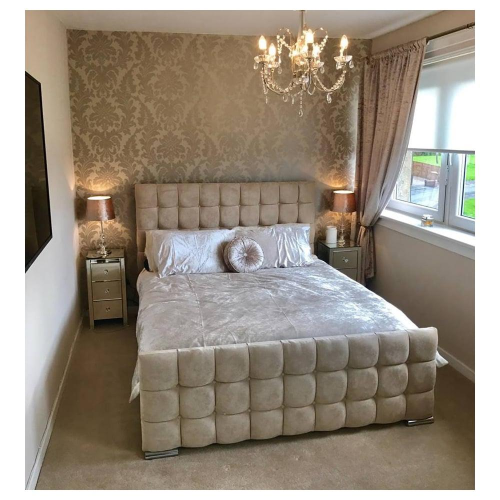
#> input picture images/bedroom-with-border.jpg, 1000 x 1000 px (shown at 1/2 size)
$ python image_crop.py
#> lines starting #> are read from the running program, lines starting #| are printed output that depends on the picture
### pyimgy/image_crop.py
import PIL.Image

from pyimgy.core import *

__all__ = ['ImageCropper', 'crop_image', 'crop_image_from_file']


class ImageCropper:
    """
    Component to automatically remove border frames of the same color from an image.
    """

    def __init__(self, img: Union[np.ndarray, PILImage], quantize_colors: Optional[int] = 256, tolerance: float = None):
        """
        Creates the cropper for a given image.

        :param img: image to crop
        :param quantize_colors: if not None, the number of colors to reduce the palette to; it helps to remove noise (int)
        :param tolerance: how far apart two channels/colors can be to be considered the same (float)
        """
        self.original_img = img
        self.tolerance = tolerance or ((quantize_colors or 256) // 16)

        if quantize_colors:
            pil_img = convert_image(img, to_type=PILImage)
            img = pil_img.convert('P', palette=PIL.Image.ADAPTIVE, colors=quantize_colors)

        self.img = convert_image(img, to_type=np.ndarray, shape='WHC')
        self.img_t = self.img.transpose((1, 0, 2))

    def get_unique_value(self, arr: np.ndarray):
        a_min, a_max = arr.min(), arr.max()
        if a_min == a_max:
            return a_min
        elif a_max - a_min <= self.tolerance:
            return np.median(arr)
        else:
            return None

    def get_unique_color(self, arr: np.ndarray):
        if arr.ndim <= 2 or arr.shape[2] == 1:
            return self.get_unique_value(arr)
        else:
            num_channels = arr.shape[2]
            color = np.zeros(num_channels)
            for c in range(num_channels):
                channel = self.get_unique_value(arr[:, :, c])
                if channel is None: return None
                color[c] = channel
            return color

    def are_colors_equal(self, c1, c2) -> bool:
        if c1 is None or c2 is None:
            return False
        elif self.tolerance == 0:
            return np.all(c1 == c2)
        else:
            return np.sum((c1 - c2) ** 2) <= self.tolerance ** 2

    def get_crop_position(self, previous_ref_color=None, vertical: bool = False, from_end: bool = False, until_pos: int = None):
        img = self.img_t if vertical else self.img
        pos = img.shape[0] - 1 if from_end else 0
        until_pos = until_pos or (img.shape[0] - 1 - pos)
        step = -1 if from_end else 1

        # get color of first line -- this will be the reference
        ref_color = self.get_unique_color(img[None, pos, :])  # the None is needed for keeping the dims

        if ref_color is None or not (previous_ref_color is None or self.are_colors_equal(ref_color, previous_ref_color)):
            return pos + (1 if from_end else 0), None

        while pos != until_pos and self.are_colors_equal(ref_color, self.get_unique_color(img[None, pos + step, :])):
            pos += step

        return pos + (0 if from_end else 1), ref_color

    def get_cropping_box(self):
        top, ref_color = self.get_crop_position()
        left, ref_color = self.get_crop_position(ref_color, vertical=True)
        bottom, ref_color = self.get_crop_position(ref_color, from_end=True, until_pos=top)
        right, _ = self.get_crop_position(ref_color, vertical=True, from_end=True, until_pos=left)

        if top >= bottom:
            top, bottom = 0, self.img.shape[0]
        if left >= right:
            left, right = 0, self.img.shape[1]

        return top, left, bottom, right

    # [9 lines left out: function get_cropped_image, not called in this run]

    def has_crop(self) -> bool:
        return self.get_cropping_box() != (0, 0,) + self.img.shape[:2]

    @auto_plot()
    def show(self, ax=None):
        box = self.get_cropping_box()
        ax.imshow(self.original_img)
        ax.axhline(box[0])
        ax.axvline(box[1])
        ax.axhline(box[2])
        ax.axvline(box[3])
        ax.axis('off')
        ax.set_title(f'Image {self.img.shape}; box {box}; cropped {(box[2] - box[0], box[3] - box[1])}')


def crop_image(*args, **kwargs):
    return ImageCropper(*args, **kwargs).get_cropped_image()


# [4 lines left out: function crop_image_from_file, not called in this run]

### pyimgy/core.py
from functools import wraps
from typing import Union, Tuple, Any, Optional

import PIL.Image
import numpy as np
from PIL.Image import Image as PILImage


def replace_at_index(tup: tuple, idx: int, value) -> tuple:
    assert 0 <= idx < len(tup)
    return tup[:idx] + (value,) + tup[idx + 1:]


def remove_at_index(tup: tuple, idx: int) -> tuple:
    assert 0 <= idx < len(tup)
    return tup[:idx] + tup[idx + 1:]


def get_item_for_type_of(obj, type_map, default=(None, None)):
    return next((t for t in type_map.items() if isinstance(obj, t[0])), default)


# [8 lines left out: function make_nested_map, not called in this run]


def get_sub_map(mapping, key, key_idx):
    return {remove_at_index(keys, key_idx): value for keys, value in mapping.items() if keys[key_idx] == key}


# CONVERSION UTILS


class _DummyPatchContext:
    def __enter__(self):
        pass

    def __exit__(self, exc_type, exc_val, exc_tb):
        pass


class ImageConverter:
    VALID_DIMENSIONS = (2, 3, 4)
    VALID_CHANNELS = (1, 3, 4)
    SHAPE_PARAMS_MAP = {
        'WH': (2, 1, False),
        '3WH': (3, 3, False),
        '1WH': (3, 1, False),
        'WH3': (3, 3, True),
        'WH1': (3, 1, True),
        'WHC': (3, None, True),
        'CWH': (3, None, False),
        '13WH': (4, 3, False),
        '1WH3': (4, 3, True),
        '11WH': (4, 1, False),
        '1CWH': (4, None, False)
    }
    SHAPE_PARAMS_INVERSE_MAP = {v: k for k, v in SHAPE_PARAMS_MAP.items()}

    def __init__(self, type_converter_map, norm_map, fallback_type_map, context_class=_DummyPatchContext):
        self.type_converter_map = type_converter_map  # (from_type, to_type) -> type conversion func
        self.norm_map = norm_map  # (norm) -> (type) -> normalizer func
        self.fallback_type_map = fallback_type_map
        self.context_class = context_class

        self._converter_cache = {}

    def _get_type_converter(self, from_, to_type):
        if from_ is None or to_type is None:
            return None
        from_is_type = type(from_) == type
        from_type = from_ if from_is_type else type(from_)
        converter_func = self.type_converter_map.get((from_type, to_type))
        if converter_func is None:
            converter_func = self._converter_cache.get((from_type, to_type))
        if converter_func is None and not from_is_type:
            converter_func = next((conv for (ft, tt), conv in self.type_converter_map.items() if tt == to_type and isinstance(from_, ft)), None)
            if converter_func is not None:
                self._converter_cache[(from_type, to_type)] = converter_func
        return converter_func

    def _get_fallback_type_of_obj(self, obj):
        return get_item_for_type_of(obj, self.fallback_type_map)[1]

    def _convert_type(self, img, to_type, chained=False):
        if isinstance(img, to_type):
            return img

        from_type = type(img)
        converter_func = self._get_type_converter(img, to_type)

        if converter_func is not None:
            return converter_func(img)
        elif chained:
            from_fb_type = self.fallback_type_map.get(from_type)
            to_fb_type = self.fallback_type_map.get(to_type)
            if self._get_type_converter(from_fb_type, to_type) is not None:
                return self._convert_type_chained(img, (from_fb_type, to_type))
            elif self._get_type_converter(from_type, to_fb_type) is not None:
                return self._convert_type_chained(img, (to_fb_type, to_type))
            elif self._get_type_converter(from_fb_type, to_fb_type) is not None:
                return self._convert_type_chained(img, (from_fb_type, to_fb_type, to_type))
        else:
            raise Exception(f'Not possible to convert from {from_type} to {to_type}!!!')

    # [7 lines left out: function _convert_type_chained, not called in this run]

    def _get_array_shape(self, arr) -> Tuple[str, int, bool]:
        assert arr.ndim in (2, 3) or arr.ndim == 4 and arr.shape[0] == 1, f'Invalid shape: {arr.shape}'
        if arr.ndim == 2:
            num_ch = 1
            trailing_ch = False
        else:
            leading_ch = arr.shape[-3] in self.VALID_CHANNELS
            trailing_ch = arr.shape[-1] in self.VALID_CHANNELS
            assert leading_ch ^ trailing_ch, f'Not possible to infer channel from shape: {arr.shape}'
            num_ch = arr.shape[-1 if trailing_ch else -3]
        shape_args = (arr.ndim, num_ch if num_ch in (1, 3) else None, trailing_ch)
        return self.SHAPE_PARAMS_INVERSE_MAP.get(shape_args), num_ch, trailing_ch

    def get_array_shape(self, arr) -> str:
        return self._get_array_shape(arr)[0]

    def _format_array_shape(self, arr, out_ndim: int = 3, out_num_ch: int = None, out_trailing_ch: bool = False):
        assert out_ndim in self.VALID_DIMENSIONS, f'Invalid target dimensions: {out_ndim}'
        assert out_num_ch is None or out_num_ch in self.VALID_CHANNELS, f'Invalid target channel: {out_num_ch}'

        old_shape = arr.shape
        _, num_ch, trailing_ch = self._get_array_shape(arr)

        if arr.ndim == 4:
            arr = arr.squeeze(0)
        elif arr.ndim == 2:
            arr = arr[None]  # unsqueeze(0)

        # at this point, ndim can be only 3
        ch_dim = 2 if trailing_ch else 0

        if out_ndim == 2:
            assert num_ch == 1, f'Not possible to make 2-D with {num_ch} channels, for shape {old_shape}'
            return arr.squeeze(ch_dim)

        # now make sure that the channels are correct
        if out_num_ch is not None:
            if num_ch == 1 and out_num_ch > 1:
                arr = arr.repeat(out_num_ch, ch_dim)
            else:
                assert num_ch == out_num_ch, f'Not possible to change channels from {num_ch} to {out_num_ch} for shape {old_shape}'

        # transpose if needed
        if ch_dim == 0 and out_trailing_ch:
            arr = arr.transpose((1, 2, 0))
        if ch_dim == 2 and not out_trailing_ch:
            arr = arr.transpose((2, 0, 1))

        return arr[None] if out_ndim == 4 else arr

    def _convert_shape(self, img, shape: str) -> np.ndarray:
        shaper_args = self.SHAPE_PARAMS_MAP.get(shape)
        assert shaper_args is not None, f'Unrecognized shape: {shape}'
        shaper_type = self._get_fallback_type_of_obj(img)
        if shaper_type is not None:
            img = self._convert_type(img, to_type=shaper_type)
        return self._format_array_shape(img, *shaper_args)

    # [10 lines left out: function _convert_norm, not called in this run]

    def convert_image(self, img, to_type=None, shape=None, norm=None):
        with self.context_class():
            original_type = type(img)
            if shape:
                img = self._convert_shape(img, shape)
            if norm:
                img = self._convert_norm(img, norm)
            return self._convert_type(img, to_type=to_type or original_type, chained=True)


def normalize_numpy_to_ints(arr: np.ndarray) -> np.ndarray:
    is_norm1 = arr.dtype in (np.float32, np.float64) and arr.max() <= 1
    return (arr * 255 if is_norm1 else arr).astype(np.uint8)


def normalize_numpy_to_floats(arr: np.ndarray) -> np.ndarray:
    arr = arr.astype(np.float32)
    return arr / 255 if arr.max() > 1 else arr


DEFAULT_CONVERTER = ImageConverter(
    type_converter_map={
        (np.ndarray, PILImage): PIL.Image.fromarray,
        (PILImage, np.ndarray): np.array
    },
    norm_map={
        ('int_255', np.ndarray): normalize_numpy_to_ints,
        ('float_1', np.ndarray): normalize_numpy_to_floats
    },
    fallback_type_map={
        PILImage: np.ndarray
    }
)


def convert_image(img: Any, to_type: Optional[type] = None, shape: Optional[str] = None, norm: Optional[str] = None) -> Any:
    """
    This function allows to convert a given image data (which could correspond to one image or a batch), from various Python types, shapes and value
    normalization. Basic usage:

    ```
    from pyimgy.core import *
    img = PIL.Image.open('images/bedroom-with-border.jpg')
    converted_img = convert_image(img, to_type=np.ndarray, shape='3WH', norm='int_255')
    ```

    The arguments `to_type`, `shape` and `norm` are all optional, but at least one must be given.

    :param img:
    :param to_type: indicates the Python type to which to convert the image (i.e. the type of the output). Possible values so far (from and to):
                    <br/> - `numpy.ndarray`
                    <br/> - `PIL.Image.Image` (the Image class from Pillow)
                    <br/> - `torch.Tensor` (optional, if PyTorch is installed)
                    <br/> - `fast.vision.Image` (optional, if fast.ai is installed)
    :param shape: is used to re-shape the image data to one of the standard representations, given by a key. The number of character in the key tells
                  how many dimensions the output shape should have, and the characters themselves determine what each dimension is.
                  <br/> - 2 dim: `WH` (width, height)
                  <br/> - 3 dim: `1WH, 3WH, CWH, WH1, WH3, WHC` (the channel can have size 1 or 3, or `C` as a wildcard, can be leading or trailing)
                  <br/> - 4 dim: `13WH, 11WH, 1CWH, 1WH3` (the first dimension is always the batch size)
    :param norm: to specify a normalization for the data itself
                 <br/> - `int_255`: integer, scaled so the max value is 255
                 <br/> - `float_1`: float, scaled so the max value is 1.0
    :return:
    """
    return DEFAULT_CONVERTER.convert_image(img, to_type, shape, norm)


def get_array_shape(img) -> str:
    return DEFAULT_CONVERTER.get_array_shape(img)


def convert_to_standard_pil(img):
    return img if isinstance(img, PILImage) else convert_image(img, to_type=PILImage, shape='WHC', norm='int_255')


def convert_for_plot(img):
    return img if isinstance(img, PILImage) else convert_image(img, to_type=np.ndarray, shape='WH3')


def converting(to: type = None, shape: str = None, norm: str = None, argument: Union[int, str] = 0, return_pos: int = 0, preserve_type: bool = False,
               preserve_shape: bool = False):
    """
    A neat decorator to simplify common conversions in functions.

    :param to: The type to which the indicated argument should be converted BEFORE calling the function.
    :param shape:
    :param norm:
    :param argument: The position of the argument to convert. If it's an integer, it is taken from the positional args; if it's a string from the
                     named kwargs.
    :param return_pos: If preserve_type=True, the position of the corresponding output that has to be converted back.
    :param preserve_type: if True, the type of the output is preserved, i.e. it is converted back to the original type of the input, if needed.
    :param preserve_shape: if True, the shape of the output is preserved from the input; if it's a recognized shape.
    :return:
    """

    def convert_decorator(func):
        @wraps(func)
        def decorated(*args, **kwargs):
            input = args[argument] if isinstance(argument, int) else kwargs[argument]
            output_type = type(input) if preserve_type else None
            output_shape = DEFAULT_CONVERTER.get_array_shape(input) if preserve_shape else None
            input_converted = DEFAULT_CONVERTER.convert_image(input, to_type=to, shape=shape, norm=norm)

            if isinstance(argument, int):
                # args is a tuple, so we cannot modify it directly
                args = replace_at_index(args, argument, input_converted)
            else:
                kwargs[argument] = input_converted

            outputs = func(*args, **kwargs)

            if not (preserve_type or preserve_shape):
                return outputs
            elif isinstance(outputs, tuple):
                return replace_at_index(outputs, return_pos, convert_image(outputs[return_pos], to_type=output_type, shape=output_shape))
            else:
                return convert_image(outputs, to_type=output_type, shape=output_shape)

        return decorated

    return convert_decorator


# PLOTTING UTILS

def auto_plot(name: str = 'ax', **plot_kwargs):
    assert name in ('ax', 'fig'), f'Invalid name: {name}'

    def auto_axes_decorator(func):
        @wraps(func)
        def decorated(*args, **kwargs):
            _plt = None
            if kwargs.get(name) is None:
                import matplotlib.pyplot as _plt
                if name == 'ax':
                    if len(plot_kwargs) == 0:
                        kwargs[name] = _plt.axes()
                    else:
                        _, ax = _plt.subplots(**plot_kwargs)
                        kwargs[name] = ax
                elif name == 'fig':
                    kwargs[name] = _plt.figure(**plot_kwargs)

            out = func(*args, **kwargs)

            if _plt:
                _plt.show()
            return out

        return decorated

    return auto_axes_decorator


# [19 lines left out: functions show_image, show_images, not called in this run]

### pyimgy/utils.py
import PIL.Image

from pyimgy.core import *

__all__ = ['get_image_palette', 'show_image_palette', 'resize_as_pil', 'encode_array_channels', 'decode_array_channels', 'get_color_distribution']


# COLORS, PALETTE

@converting(to=PILImage)
def get_image_palette(img: PILImage, colors: int = 256) -> Tuple[np.ndarray, PILImage]:
    """
    For the given image, return a palette of the request size, with the optimal colors. It leverages Pillow's palette conversion.

    :param img: an image
    :param colors: palette size, between 1 to 256
    :return: a tuple of
     - a numpy array of shape (C x 3), where C is the palette size
     - the image with the reduced palette, as a PIL Image
    """
    assert 1 <= colors <= 256
    pal_img = img.convert('P', colors=colors, palette=PIL.Image.ADAPTIVE)
    # get the palette and give it the right shape
    pal = np.array(pal_img.getpalette()[:colors * 3]).reshape((-1, 3))
    return pal, pal_img


@auto_plot(nrows=1, ncols=2)
def show_image_palette(img, colors: int = 256, ax=None) -> None:
    pal, pal_img = get_image_palette(img, colors)
    # enlarge it to a reasonable size
    width, height = pal_img.size
    if width // colors > 1:
        pal = np.repeat(pal, width // colors, axis=0)
    pal = np.broadcast_to(pal, (height, pal.shape[0], 3))

    for a in ax: a.axis('off')
    ax[0].imshow(pal_img)
    ax[0].set_title(f'Image {pal_img.size}')
    ax[1].imshow(pal)
    ax[1].set_title(f'Palette, {colors} colors')


# [45 lines left out: functions encode_array_channels, decode_array_channels, get_color_distribution, not called in this run]


# RESIZING

# this method will keep the type of the input, only making conversions when needed
@converting(to=PILImage, preserve_type=True)
def resize_as_pil(img: PILImage, width: int, height: int, resample: int = 0):
    return img.resize((width, height), resample)

### examples/image_crop.py
import PIL.Image

from pyimgy.image_crop import *
from pyimgy.utils import *


def main():
    img = PIL.Image.open('../images/bedroom-with-border.jpg')
#> img is the input picture: PIL image 1000x1000 RGB; mean R, G, B 153.4, 142.3, 128.7
    cropper = ImageCropper(img)
#> call 2 of _convert_type, with chained = False
#> in _get_type_converter, `from_is_type = type(from_) == type`: from_is_type = False
#> in _convert_type (call 2), `return converter_func(img)`:
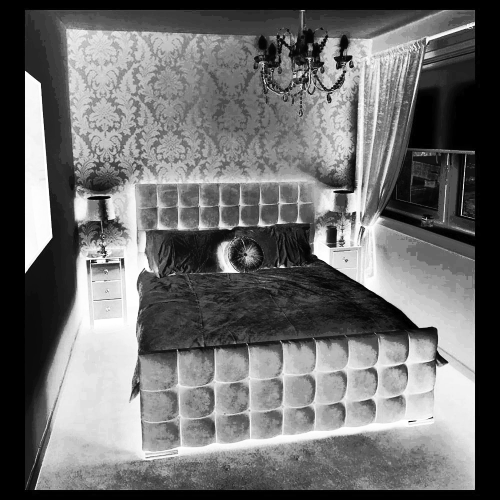
#> returned value: shape (1000, 1000) (shown at 1/2 size); min 0, max 255, mean 110.5
#> in _format_array_shape, `_, num_ch, trailing_ch = self._get_array_shape(arr)`: num_ch = 1; trailing_ch = False
#> in _format_array_shape, `ch_dim = 2 if trailing_ch else 0`: ch_dim = 0
#> in __init__, `self.img_t = self.img.transpose((1, 0, 2))`:
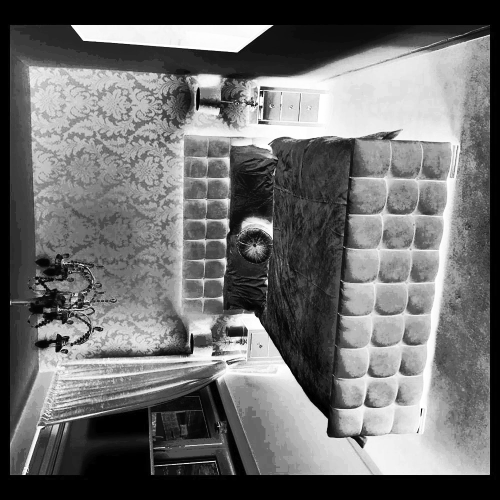
#> self.img_t: shape (1000, 1000, 1) (shown at 1/2 size); min 0, max 255, mean 110.5
    print(cropper.get_cropping_box())
#> the loop in get_crop_position, `while pos != until_pos and self.are_colors_equal(ref_color, self.get_u..` made 19 passes
#> after the loop in get_crop_position, `while pos != until_pos and self.are_colors_equal(ref_color, self.get_u..`: pos = 19
#> in get_cropping_box, `top, ref_color = self.get_crop_position()`: top = 20; ref_color = 0
#> the loop in get_crop_position (call 2), `while pos != until_pos and self.are_colors_equal(ref_color, self.get_u..` made 49 passes
#> in get_cropping_box, `left, ref_color = self.get_crop_position(ref_color, vertical=True)`: left = 50
#> in get_cropping_box, `bottom, ref_color = self.get_crop_position(ref_color, from_end=True, u..`: bottom = 980
#> in get_cropping_box, `right, _ = self.get_crop_position(ref_color, vertical=True, from_end=T..`: right = 950
#| (20, 50, 980, 950)
    cropper.show()
#> in decorated, `_plt.show()`:
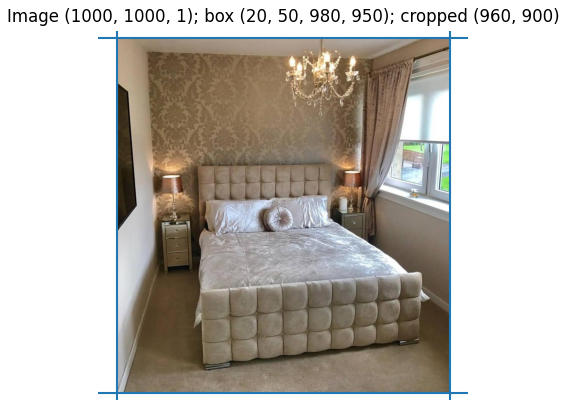
#> figure drawn by matplotlib, 1 panel

    show_image_palette(img, 8)
#> in get_image_palette, `pal_img = img.convert('P', colors=colors, palette=PIL.Image.ADAPTIVE)`:
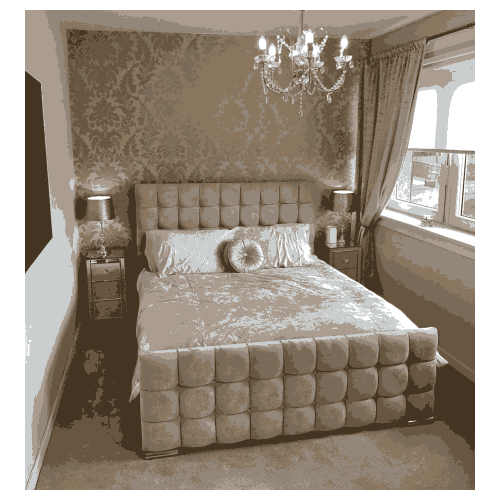
#> pal_img: PIL image 1000x1000 P (shown at 1/2 size); mean R, G, B 154.4, 142.6, 128.9
#> in show_image_palette, `pal = np.broadcast_to(pal, (height, pal.shape[0], 3))`:
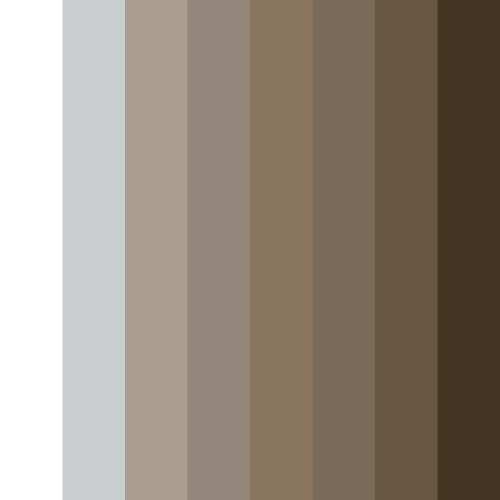
#> pal: shape (1000, 1000, 3) int64 (shown at 1/2 size); mean of channels 0, 1, 2 150.8, 139.4, 125.9; drawn as R, G, B
#> in decorated (call 2), `_plt.show()`:
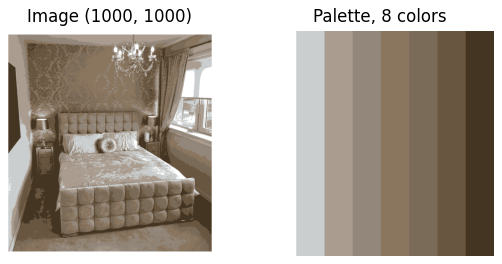
#> figure drawn by matplotlib, 2 panels


if __name__ == '__main__':
    main()
